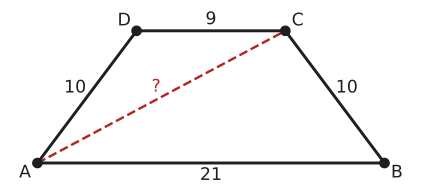

The script that drew this image:
import sys; sys.path.insert(0, "tools")
from cizim import *

P = lambda x, y: np.array([float(x), float(y)])
uz = lambda U, V: round(float(np.linalg.norm(U - V)), 4)
def acisi(K, U, V):
    u, v = U - K, V - K
    return round(float(np.degrees(np.arccos(np.dot(u, v) / np.linalg.norm(u) / np.linalg.norm(v)))), 3)
def kesis(p, u, q, v):
    t = np.linalg.solve(np.array([u, -v]).T, q - p); return p + t[0] * u
def birim(U, V):
    t = (V - U) / np.linalg.norm(V - U); return t, np.array([-t[1], t[0]])
def paralel_isareti(U, V, f=0.5):
    M = U + f * (V - U); t, _ = birim(U, V)
    ax.annotate("", xy=M + 0.3 * S * t, xytext=M - 0.3 * S * t, arrowprops=dict(arrowstyle="-|>", color=SOLUK, lw=1.4, mutation_scale=14))
def cetik(U, V, n=1, renk=SOLUK, f=0.5):
    M = U + f * (V - U); t, m = birim(U, V)
    for i in range(n):
        c = M + (i - (n - 1) / 2) * 0.2 * S * t
        ax.plot(*zip(c - 0.22 * S * m, c + 0.22 * S * m), color=renk, lw=1.5)
def olcu(U, V, metin, d=0.5, renk=YAZI, fs=13):
    """[UV] ortasına, U->V yönünün soluna d*S uzağa yazı (d < 0: sağına)."""
    M = (U + V) / 2; _, m = birim(U, V)
    ax.text(*(M + d * S * m), metin, ha="center", va="center", color=renk, fontsize=fs)
def dik_isareti(K, U, V, r=0.4):
    a_ = (U - K) / np.linalg.norm(U - K) * r * S; b_ = (V - K) / np.linalg.norm(V - K) * r * S
    ax.plot(*zip(K + a_, K + a_ + b_, K + b_), color=SOLUK, lw=1.3)
def harf(Q, metin, dx, dy, renk=YAZI, fs=13):
    ax.text(Q[0] + dx * S, Q[1] + dy * S, metin, ha="center", va="center", color=renk, fontsize=fs)
def cizgi(U, V, renk=YAZI, lw=2.2, ls="-"):
    ax.plot(*zip(U, V), color=renk, lw=lw, ls=ls)
def basla(xmin, xmax, ymin, ymax, en=5.5):
    global fig, ax
    fig, ax = sekil(en, en * (ymax - ymin) / (xmax - xmin))
    ax.set_aspect("equal"); ax.axis("off"); ax.set_xlim(xmin, xmax); ax.set_ylim(ymin, ymax)
def yamuk(A, B, C, D, dolgu=None):
    if dolgu: ax.add_patch(patches.Polygon([A, B, C, D], closed=True, facecolor=dolgu, edgecolor="none"))
    ax.plot(*zip(A, B, C, D, A), color=YAZI)
    for Q in (A, B, C, D): nokta(ax, *Q, "")
def koseler(A, B, C, D):
    harf(A, "A", -0.5, -0.4); harf(B, "B", 0.5, -0.4); harf(C, "C", 0.5, 0.4); harf(D, "D", -0.5, 0.4)

# Kendini dene 2: |AB| = 21, |DC| = 9, |AD| = |BC| = 10 -> h = 8, |AC| = 17.
A, B, C, D = P(0, 0), P(21, 0), P(15, 8), P(6, 8)
S = 21 / 14
print("AD", uz(A, D), "BC", uz(B, C), "AC", uz(A, C))
basla(-1.8, 22.8, -1.4, 9.4)
yamuk(A, B, C, D); koseler(A, B, C, D)
cizgi(A, C, KIRMIZI, 1.8, "--")
olcu(A, B, "21", -0.5); olcu(D, C, "9", 0.45); olcu(A, D, "10", 0.6); olcu(C, B, "10", 0.6)
olcu(A, C, "?", 0.45, KIRMIZI)
kaydet(fig, __file__)
